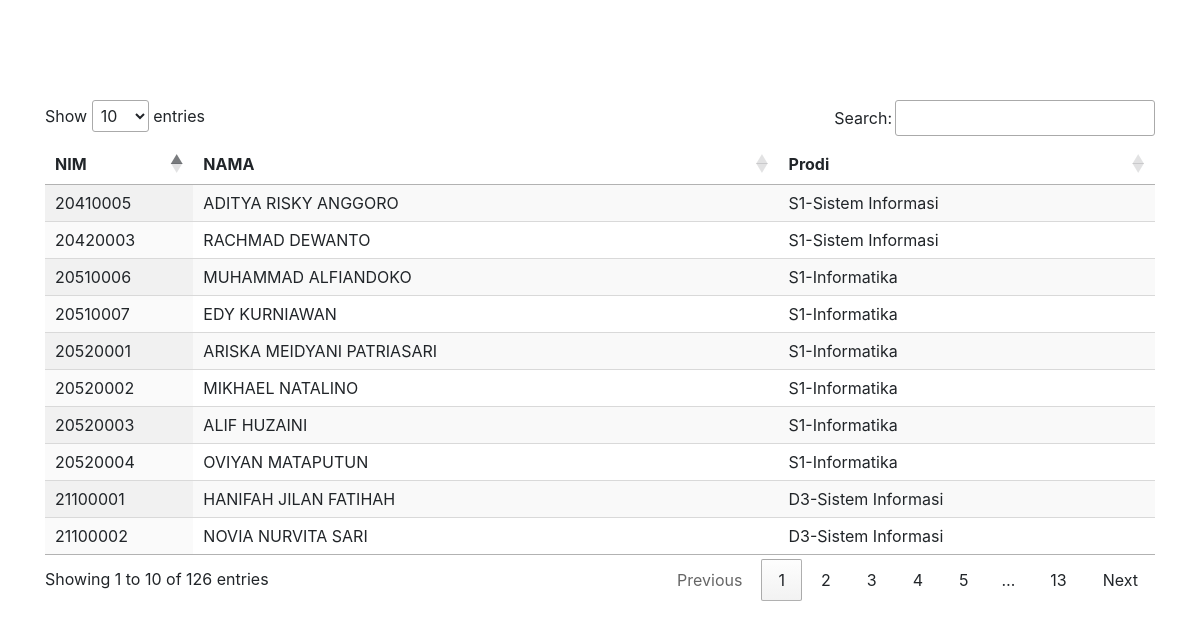
The page / on the database its author committed.
### tables this page shows
CREATE TABLE `data`  (
  `NIM` bigint(8) NULL DEFAULT NULL,
  `NAMA` varchar(255) NULL DEFAULT NULL,
  `PRODI` varchar(255) NULL DEFAULT NULL
);

### index.php (the view, shortened to what this page needs)
<?php include "koneksi.php" ?>
<head>
    <link rel="stylesheet" type="text/css" href="https://cdn.datatables.net/1.11.3/css/jquery.dataTables.min.css">
    <link rel="stylesheet" href="https://cdnjs.cloudflare.com/ajax/libs/twitter-bootstrap/4.5.2/css/bootstrap.css">
</head>
<body style="margin-top: 100px">
    <div class="container">
        <table id="table_id" class="display">
            <thead>
                <tr>
                    <th>NIM</th>
                    <th>NAMA</th>
                    <th>Prodi</th>
                </tr>
            </thead>
            <tbody>
                <?php
                $result = mysqli_query($konek, "SELECT * FROM data");
                while ($row = mysqli_fetch_array($result)) {
                    echo "<tr>";
                    echo "<td>$row[NIM]</td>";
                    echo "<td>$row[NAMA]</td>";
                    echo "<td>$row[PRODI]</td>";
                    echo "</tr>";
                }
                ?>
            </tbody>
        </table>
    </div>
</body>
</html>

### rows shown on the page
data: NIM "20520001", NAMA "ARISKA MEIDYANI PATRIASARI", PRODI "S1-Informatika"
data: NIM "21100001", NAMA "HANIFAH JILAN FATIHAH", PRODI "D3-Sistem Informasi"
data: NIM "20410005", NAMA "ADITYA RISKY ANGGORO", PRODI "S1-Sistem Informasi"
data: NIM "20420003", NAMA "RACHMAD DEWANTO", PRODI "S1-Sistem Informasi"
data: NIM "20510006", NAMA "MUHAMMAD ALFIANDOKO", PRODI "S1-Informatika"
data: NIM "20510007", NAMA "EDY KURNIAWAN", PRODI "S1-Informatika"
data: NIM "20520002", NAMA "MIKHAEL NATALINO", PRODI "S1-Informatika"
data: NIM "20520003", NAMA "ALIF HUZAINI", PRODI "S1-Informatika"
data: NIM "20520004", NAMA "OVIYAN MATAPUTUN", PRODI "S1-Informatika"
data: NIM "21100002", NAMA "NOVIA NURVITA SARI", PRODI "D3-Sistem Informasi"
